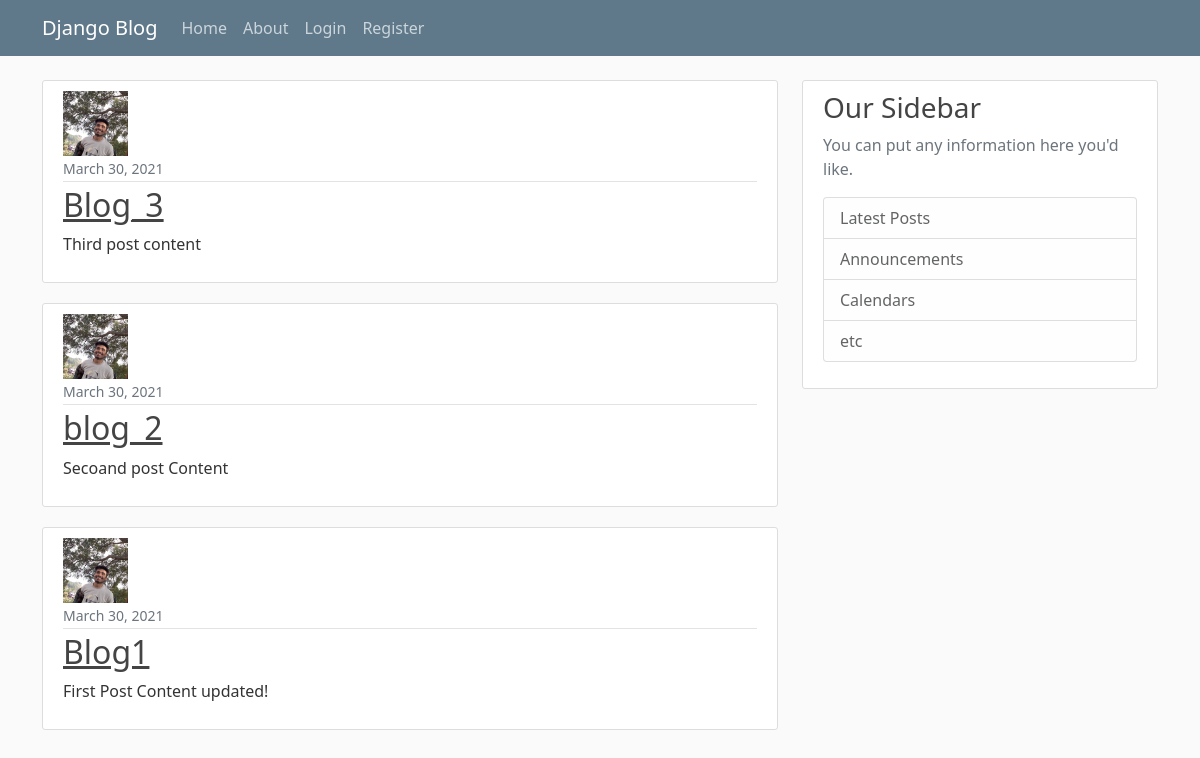
The app's page /, older data.
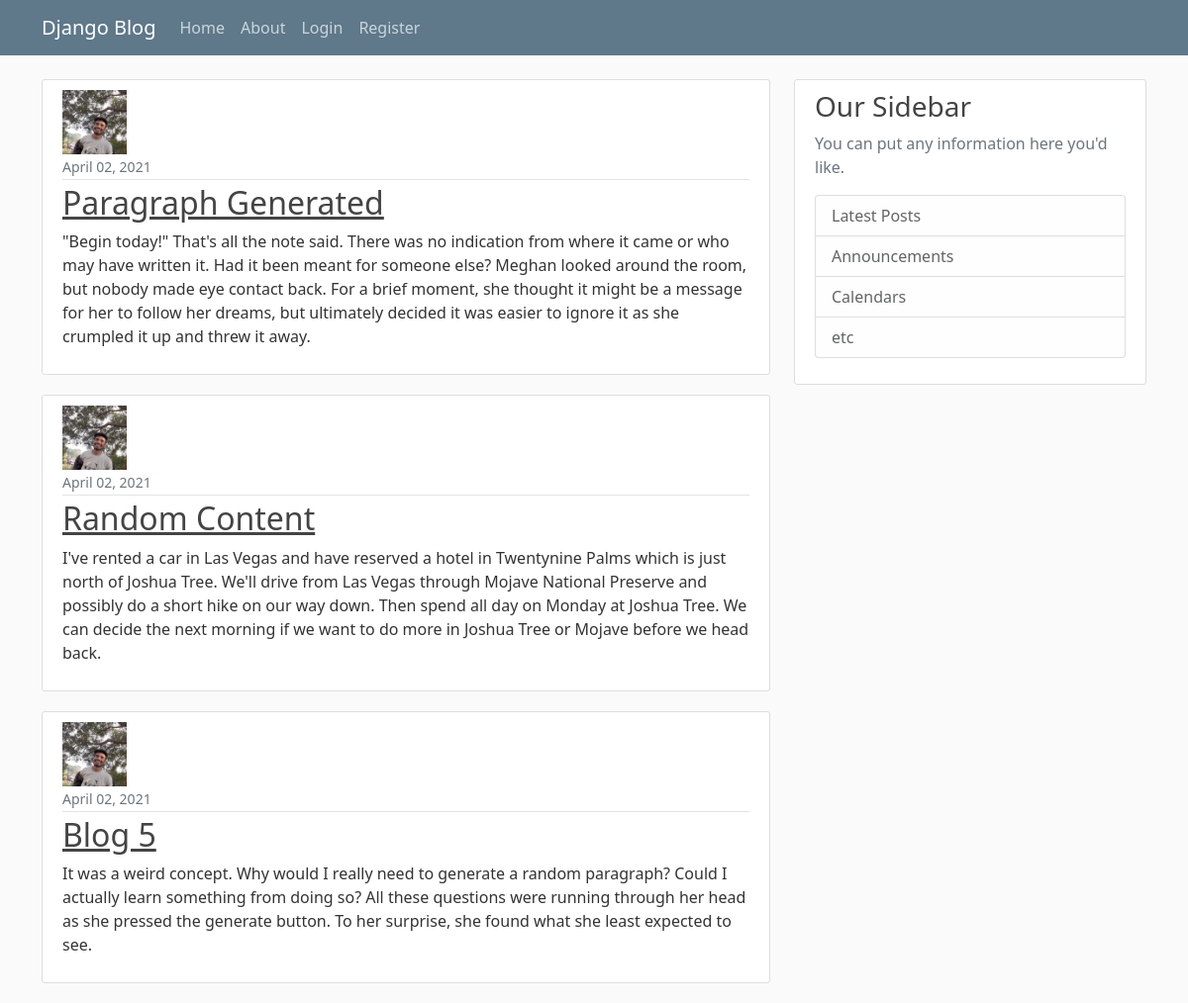
The same page, newer data.
### my_firstapp/models.py (models this page shows, shortened)
class Post(models.Model):
    title = models.CharField(max_length = 100)
    content = models.TextField()
    date_posted = models.DateTimeField(default =  timezone.now)
    aurthor = models.ForeignKey(User, on_delete = models.CASCADE)

### users/models.py (models this page shows, shortened)
class Profile(models.Model):
    user = models.OneToOneField(User, on_delete = models.CASCADE)
    image = models.ImageField(default = 'default.jpg', upload_to = 'profile_pics')

### my_firstapp/views.py (the view)
# urls.py: path( '', PostListView.as_view(), name = 'blog-home' ),
class PostListView(ListView):
    model = Post
    template_name = 'my_firstapp/home.html'
    context_object_name = 'posts'
    ordering = ['-date_posted']
    paginate_by = 3

### my_firstapp/templates/my_firstapp/Home.html (shortened to what this page needs)
{% extends 'my_firstapp/base.html' %}
{% block content %}
    {% for post in posts %}
        <article class="media content-section">
            <img class = "round-circle article-img" src="{{ post.aurthor.profile.image.url }}" alt="Proile Picture">
            <div class="media-body">
            <div class="article-metadata">
                <small class="text-muted">{{ post.date_posted|date:"F d, Y" }}</small>
            </div>
            <h2><a class="article-title" href="{% url 'post-detail' post.id %}">{{ post.title }}</a></h2>
            <p class="article-content">{{ post.content }}</p>
            </div>
        </article>
    {% endfor %}
{% endblock content %}

### my_firstapp/templates/my_firstapp/base.html (shortened to what this page needs)
{% load static %}
<!DOCTYPE html>
<html lang="en">
<head>
    <link href="https://cdn.jsdelivr.net/npm/bootstrap@5.0.0-beta3/dist/css/bootstrap.min.css" rel="stylesheet">
    <link rel="stylesheet" type = "text/css" href="{% static 'my_firstapp/main.css' %}">
</head>
<body>
    <header class="site-header">
        <nav class="navbar navbar-expand-md navbar-dark bg-steel fixed-top">
          <div class="container">
            <a class="navbar-brand mr-4" href="/">Django Blog</a>
            <div class="collapse navbar-collapse" id="navbarToggle">
              <div class="navbar-nav mr-auto">
                <a class="nav-item nav-link" href="/">Home</a>
                <a class="nav-item nav-link" href="/about">About</a>
              </div>
              {% if user.is_authenticated %}
                <div class="navbar-nav">
                  <a class="nav-item nav-link" href="{% url 'post-create' %}">New Post</a>
                  <a class="nav-item nav-link" href="{% url 'profile' %}">Profile</a>
                  <a class="nav-item nav-link" href="{% url 'logout' %}">Logout</a>
                </div>
              {% else %}
                <div class="navbar-nav">
                    <a class="nav-item nav-link" href="{% url 'login' %}">Login</a>
                    <a class="nav-item nav-link" href="{% url 'register' %}">Register</a>
                </div>
              {% endif %}
            </div>
          </div>
        </nav>
      </header>
      <main role="main" class="container">
        <div class="row">
          <div class="col-md-8">
            {% block content %}{% endblock %}
          </div>
          <div class="col-md-4">
            <div class="content-section">
              <h3>Our Sidebar</h3>
              <p class='text-muted'>You can put any information here you'd like.
                <ul class="list-group">
                  <li class="list-group-item list-group-item-light">Latest Posts</li>
                  <li class="list-group-item list-group-item-light">Announcements</li>
                  <li class="list-group-item list-group-item-light">Calendars</li>
                  <li class="list-group-item list-group-item-light">etc</li>
                </ul>
              </p>
            </div>
          </div>
        </div>
      </main>
</body>
</html>

### my_firstapp/static/my_firstapp/main.css (style rules this page uses)
body { background: #fafafa; color: #333333; margin-top: 5rem; }
h1, h2, h3, h4, h5, h6 { color: #444444; }
ul { margin: 0; }
.bg-steel { background-color: #5f788a; }
.site-header .navbar-nav .nav-link { color: #cbd5db; }
.content-section { background: #ffffff; padding: 10px 20px; border: 1px solid #dddddd; border-radius: 3px; margin-bottom: 20px; }
.article-title { color: #444444; }
.article-content { white-space: pre-line; }
.article-img { height: 65px; width: 65px; margin-right: 16px; }
.article-metadata { padding-bottom: 1px; margin-bottom: 4px; border-bottom: 1px solid #e3e3e3 }

Row changes from the older to the newer data that the page shows:
no longer on this page (row unchanged): Post: aurthor.profile.image (picture), date_posted "March 30, 2021", title "Blog_3", content "Third post content"
no longer on this page (row unchanged): Post: aurthor.profile.image (picture), date_posted "March 30, 2021", title "blog_2", content "Secoand post Content"
no longer on this page (row unchanged): Post: aurthor.profile.image (picture), date_posted "March 30, 2021", title "Blog1", content "First Post Content updated!"
added Post: aurthor.profile.image (picture), date_posted "April 02, 2021", title "Paragraph Generated", content "\"Begin today!\" That's all the note said. There was no indication from where it came or who may have written it. Had it been meant for someone else? Meghan looked around the room, but nobody made eye contact back. For a brief moment, she thought it might be a message for her to follow her dreams, but ultimately decided it was easier to ignore it as she crumpled it up and threw it away."
added Post: aurthor.profile.image (picture), date_posted "April 02, 2021", title "Random Content", content "I've rented a car in Las Vegas and have reserved a hotel in Twentynine Palms which is just north of Joshua Tree. We'll drive from Las Vegas through Mojave National Preserve and possibly do a short hike on our way down. Then spend all day on Monday at Joshua Tree. We can decide the next morning if we want to do more in Joshua Tree or Mojave before we head back."
added Post: aurthor.profile.image (picture), date_posted "April 02, 2021", title "Blog 5", content "It was a weird concept. Why would I really need to generate a random paragraph? Could I actually learn something from doing so? All these questions were running through her head as she pressed the generate button. To her surprise, she found what she least expected to see."
